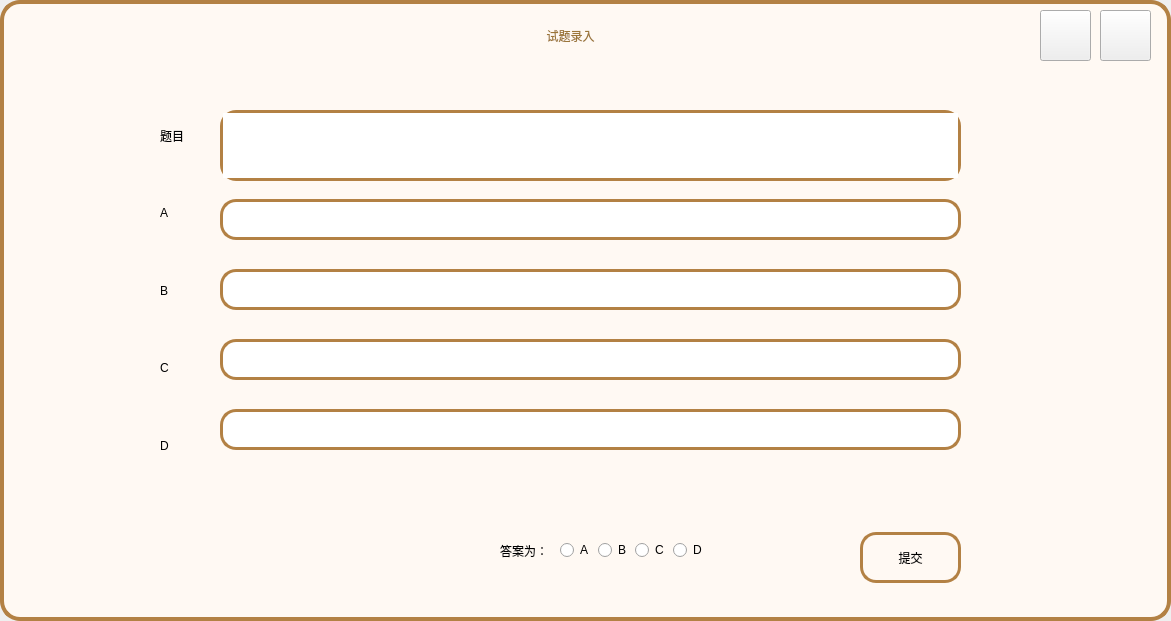
<?xml version="1.0" encoding="UTF-8"?>
<ui version="4.0">
 <class>insertdata</class>
 <widget class="QMainWindow" name="insertdata">
  <property name="geometry">
   <rect>
    <x>0</x>
    <y>0</y>
    <width>1171</width>
    <height>621</height>
   </rect>
  </property>
  <property name="windowTitle">
   <string>MainWindow</string>
  </property>
  <property name="styleSheet">
   <string notr="true">QWidget#centralwidget{background-color: rgb(255, 249, 243);
border-radius:20px;border:4px solid #b38144;
}



</string>
  </property>
  <widget class="QWidget" name="centralwidget">
   <widget class="QLabel" name="label">
    <property name="geometry">
     <rect>
      <x>380</x>
      <y>20</y>
      <width>381</width>
      <height>31</height>
     </rect>
    </property>
    <property name="styleSheet">
     <string notr="true">font: 20pt &quot;幼圆&quot;;
color: rgb(156, 118, 57);</string>
    </property>
    <property name="text">
     <string>试题录入</string>
    </property>
    <property name="alignment">
     <set>Qt::AlignCenter</set>
    </property>
   </widget>
   <widget class="QTextEdit" name="title">
    <property name="geometry">
     <rect>
      <x>220</x>
      <y>110</y>
      <width>741</width>
      <height>71</height>
     </rect>
    </property>
    <property name="styleSheet">
     <string notr="true">border-radius:16px;border:3px solid #b38144;
font: 14pt &quot;幼圆&quot;;</string>
    </property>
   </widget>
   <widget class="QLineEdit" name="puta">
    <property name="geometry">
     <rect>
      <x>220</x>
      <y>199</y>
      <width>741</width>
      <height>41</height>
     </rect>
    </property>
    <property name="styleSheet">
     <string notr="true">border-radius:16px;border:3px solid #b38144;
font: 14pt &quot;幼圆&quot;;</string>
    </property>
   </widget>
   <widget class="QLineEdit" name="putb">
    <property name="geometry">
     <rect>
      <x>220</x>
      <y>269</y>
      <width>741</width>
      <height>41</height>
     </rect>
    </property>
    <property name="styleSheet">
     <string notr="true">border-radius:16px;border:3px solid #b38144;
font: 14pt &quot;幼圆&quot;;</string>
    </property>
   </widget>
   <widget class="QLineEdit" name="putc">
    <property name="geometry">
     <rect>
      <x>220</x>
      <y>339</y>
      <width>741</width>
      <height>41</height>
     </rect>
    </property>
    <property name="styleSheet">
     <string notr="true">border-radius:16px;border:3px solid #b38144;
font: 14pt &quot;幼圆&quot;;</string>
    </property>
   </widget>
   <widget class="QLineEdit" name="putd">
    <property name="geometry">
     <rect>
      <x>220</x>
      <y>409</y>
      <width>741</width>
      <height>41</height>
     </rect>
    </property>
    <property name="styleSheet">
     <string notr="true">border-radius:16px;border:3px solid #b38144;
font: 14pt &quot;幼圆&quot;;</string>
    </property>
   </widget>
   <widget class="QPushButton" name="submitdata">
    <property name="geometry">
     <rect>
      <x>860</x>
      <y>532</y>
      <width>101</width>
      <height>51</height>
     </rect>
    </property>
    <property name="styleSheet">
     <string notr="true">border-radius:16px;border:3px solid #b38144;
font: 20pt &quot;X-妞妞手迹&quot;;</string>
    </property>
    <property name="text">
     <string>提交</string>
    </property>
   </widget>
   <widget class="QWidget" name="layoutWidget">
    <property name="geometry">
     <rect>
      <x>160</x>
      <y>100</y>
      <width>51</width>
      <height>381</height>
     </rect>
    </property>
    <layout class="QVBoxLayout" name="verticalLayout">
     <item>
      <widget class="QLabel" name="label_2">
       <property name="styleSheet">
        <string notr="true">font: 10pt &quot;幼圆&quot;;</string>
       </property>
       <property name="text">
        <string>题目</string>
       </property>
      </widget>
     </item>
     <item>
      <widget class="QLabel" name="label_3">
       <property name="text">
        <string>A</string>
       </property>
      </widget>
     </item>
     <item>
      <widget class="QLabel" name="label_4">
       <property name="text">
        <string>B</string>
       </property>
      </widget>
     </item>
     <item>
      <widget class="QLabel" name="label_5">
       <property name="text">
        <string>C</string>
       </property>
      </widget>
     </item>
     <item>
      <widget class="QLabel" name="label_6">
       <property name="text">
        <string>D</string>
       </property>
      </widget>
     </item>
    </layout>
   </widget>
   <widget class="QLabel" name="label_7">
    <property name="geometry">
     <rect>
      <x>500</x>
      <y>540</y>
      <width>54</width>
      <height>21</height>
     </rect>
    </property>
    <property name="styleSheet">
     <string notr="true">font: 11pt &quot;幼圆&quot;;</string>
    </property>
    <property name="text">
     <string>答案为：</string>
    </property>
   </widget>
   <widget class="QWidget" name="layoutWidget">
    <property name="geometry">
     <rect>
      <x>560</x>
      <y>540</y>
      <width>144</width>
      <height>21</height>
     </rect>
    </property>
    <layout class="QHBoxLayout" name="horizontalLayout">
     <item>
      <widget class="QRadioButton" name="radioA">
       <property name="text">
        <string>A</string>
       </property>
      </widget>
     </item>
     <item>
      <widget class="QRadioButton" name="radioB">
       <property name="text">
        <string>B</string>
       </property>
      </widget>
     </item>
     <item>
      <widget class="QRadioButton" name="radioC">
       <property name="text">
        <string>C</string>
       </property>
      </widget>
     </item>
     <item>
      <widget class="QRadioButton" name="radioD">
       <property name="text">
        <string>D</string>
       </property>
      </widget>
     </item>
    </layout>
   </widget>
   <widget class="QPushButton" name="closewindow">
    <property name="geometry">
     <rect>
      <x>1100</x>
      <y>10</y>
      <width>51</width>
      <height>51</height>
     </rect>
    </property>
    <property name="styleSheet">
     <string notr="true">border-image: url(:/new/bgrand/img/insertclose.png);</string>
    </property>
    <property name="text">
     <string/>
    </property>
   </widget>
   <widget class="QPushButton" name="minwindow">
    <property name="geometry">
     <rect>
      <x>1040</x>
      <y>10</y>
      <width>51</width>
      <height>51</height>
     </rect>
    </property>
    <property name="styleSheet">
     <string notr="true">border-image: url(:/new/bgrand/img/minsize.png);</string>
    </property>
    <property name="text">
     <string/>
    </property>
   </widget>
  </widget>
 </widget>
 <resources/>
 <connections/>
</ui>
